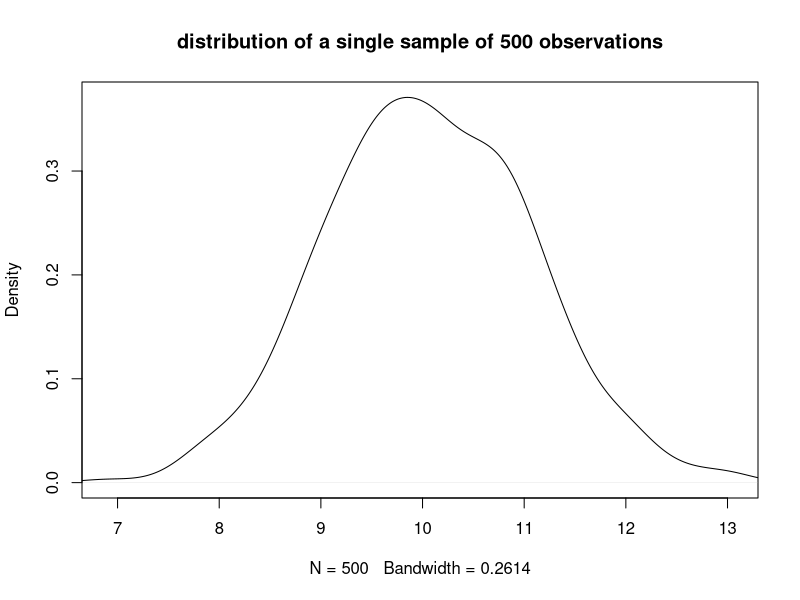
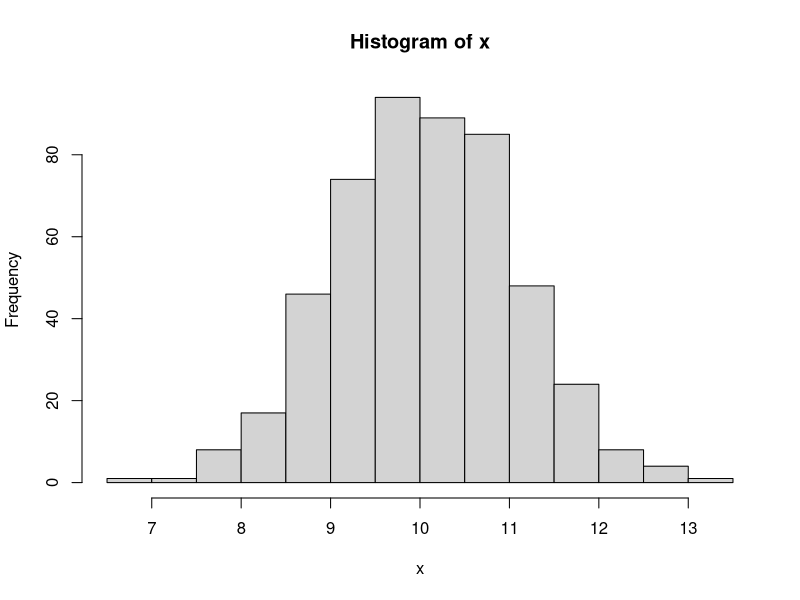
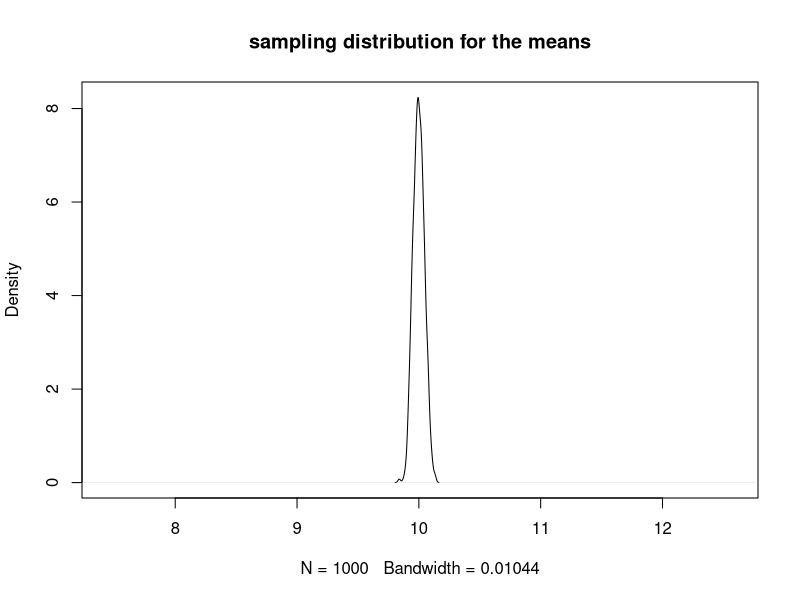

Recreate these plots in R, in order.
## ---- chunk 1
n <- 500

x <- rnorm(n = n, mean = 10,sd = 1)
## ---- chunk 2
kde <- density(x)
plot(kde, xlim=c(min(x),max(x)), main="distribution of a single sample of 500 observations")
## ---- chunk 3
hist(x)
mean(x)
sd(x)
## ---- chunk 4
sd(x)/sqrt(n)
## ---- chunk 5
x <- rnorm(n = n, mean = 10, sd = 1)
## ---- chunk 6
Dist1 <- function(n, mean=10, sd=1) {
  x <- rnorm(n=n, mean=mean, sd=sd)
  y <- mean(x)
  return(y)
  }
## ---- chunk 7
sample.means <- replicate(1000, Dist1(n=500)) 
## ---- chunk 8
plot(density(sample.means), xlim=c(min(x),max(x)), 
    main="sampling distribution for the means") 
## ---- chunk 9
sd(sample.means) 
sd(x)/sqrt(500)
